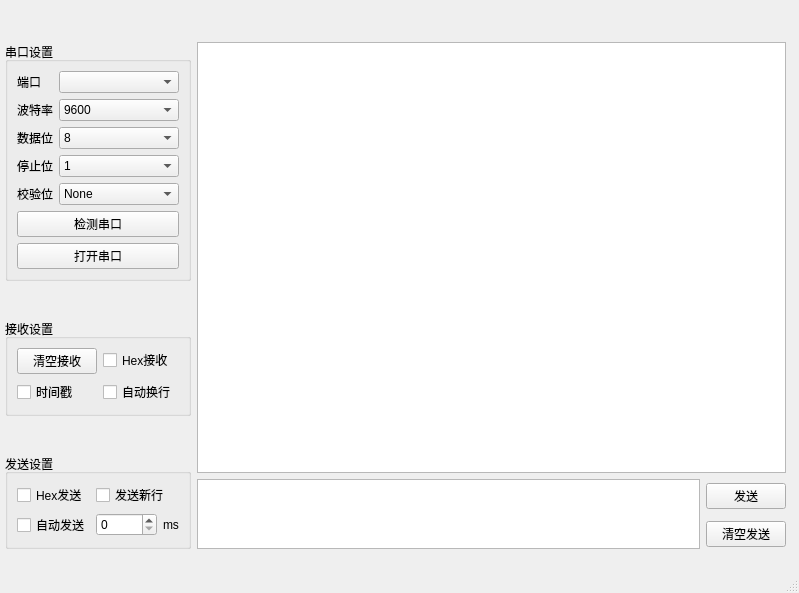
<?xml version="1.0" encoding="UTF-8"?>
<ui version="4.0">
 <class>MainWindow</class>
 <widget class="QMainWindow" name="MainWindow">
  <property name="geometry">
   <rect>
    <x>0</x>
    <y>0</y>
    <width>799</width>
    <height>593</height>
   </rect>
  </property>
  <property name="windowTitle">
   <string>串口调试助手</string>
  </property>
  <widget class="QWidget" name="centralwidget">
   <widget class="QWidget" name="">
    <property name="geometry">
     <rect>
      <x>5</x>
      <y>10</y>
      <width>781</width>
      <height>571</height>
     </rect>
    </property>
    <layout class="QGridLayout" name="gridLayout_2">
     <item row="0" column="0">
      <widget class="QGroupBox" name="groupBox">
       <property name="sizePolicy">
        <sizepolicy hsizetype="Preferred" vsizetype="Fixed">
         <horstretch>0</horstretch>
         <verstretch>0</verstretch>
        </sizepolicy>
       </property>
       <property name="title">
        <string>串口设置</string>
       </property>
       <layout class="QFormLayout" name="formLayout_3">
        <item row="0" column="0">
         <widget class="QLabel" name="label">
          <property name="text">
           <string>端口</string>
          </property>
         </widget>
        </item>
        <item row="0" column="1">
         <widget class="QComboBox" name="serialCb"/>
        </item>
        <item row="1" column="0">
         <widget class="QLabel" name="label_2">
          <property name="text">
           <string>波特率</string>
          </property>
         </widget>
        </item>
        <item row="1" column="1">
         <widget class="QComboBox" name="baundrateCb">
          <property name="currentIndex">
           <number>3</number>
          </property>
          <item>
           <property name="text">
            <string>1200</string>
           </property>
          </item>
          <item>
           <property name="text">
            <string>2400</string>
           </property>
          </item>
          <item>
           <property name="text">
            <string>4800</string>
           </property>
          </item>
          <item>
           <property name="text">
            <string>9600</string>
           </property>
          </item>
          <item>
           <property name="text">
            <string>19200</string>
           </property>
          </item>
          <item>
           <property name="text">
            <string>38400</string>
           </property>
          </item>
          <item>
           <property name="text">
            <string>57600</string>
           </property>
          </item>
          <item>
           <property name="text">
            <string>115200</string>
           </property>
          </item>
         </widget>
        </item>
        <item row="2" column="0">
         <widget class="QLabel" name="label_3">
          <property name="text">
           <string>数据位</string>
          </property>
         </widget>
        </item>
        <item row="2" column="1">
         <widget class="QComboBox" name="databitCb">
          <property name="currentIndex">
           <number>3</number>
          </property>
          <item>
           <property name="text">
            <string>5</string>
           </property>
          </item>
          <item>
           <property name="text">
            <string>6</string>
           </property>
          </item>
          <item>
           <property name="text">
            <string>7</string>
           </property>
          </item>
          <item>
           <property name="text">
            <string>8</string>
           </property>
          </item>
         </widget>
        </item>
        <item row="3" column="0">
         <widget class="QLabel" name="label_4">
          <property name="text">
           <string>停止位</string>
          </property>
         </widget>
        </item>
        <item row="3" column="1">
         <widget class="QComboBox" name="stopbitCb">
          <item>
           <property name="text">
            <string>1</string>
           </property>
          </item>
          <item>
           <property name="text">
            <string>1.5</string>
           </property>
          </item>
          <item>
           <property name="text">
            <string>2</string>
           </property>
          </item>
         </widget>
        </item>
        <item row="4" column="0">
         <widget class="QLabel" name="label_5">
          <property name="text">
           <string>校验位</string>
          </property>
         </widget>
        </item>
        <item row="4" column="1">
         <widget class="QComboBox" name="checkbitCb">
          <item>
           <property name="text">
            <string>None</string>
           </property>
          </item>
          <item>
           <property name="text">
            <string>奇校验</string>
           </property>
          </item>
          <item>
           <property name="text">
            <string>偶校验</string>
           </property>
          </item>
         </widget>
        </item>
        <item row="5" column="0" colspan="2">
         <widget class="QPushButton" name="btnSerialCheck">
          <property name="text">
           <string>检测串口</string>
          </property>
         </widget>
        </item>
        <item row="6" column="0" colspan="2">
         <widget class="QPushButton" name="openBt">
          <property name="text">
           <string>打开串口</string>
          </property>
         </widget>
        </item>
       </layout>
      </widget>
     </item>
     <item row="0" column="1" rowspan="3">
      <layout class="QGridLayout" name="gridLayout">
       <item row="0" column="0" colspan="2">
        <widget class="QPlainTextEdit" name="recvEdit">
         <property name="readOnly">
          <bool>true</bool>
         </property>
        </widget>
       </item>
       <item row="1" column="0" rowspan="2">
        <widget class="QTextEdit" name="sendEdit"/>
       </item>
       <item row="1" column="1">
        <widget class="QPushButton" name="sendBt">
         <property name="text">
          <string>发送</string>
         </property>
        </widget>
       </item>
       <item row="2" column="1">
        <widget class="QPushButton" name="btnClearSend">
         <property name="text">
          <string>清空发送</string>
         </property>
        </widget>
       </item>
      </layout>
     </item>
     <item row="1" column="0">
      <widget class="QGroupBox" name="groupBox_2">
       <property name="sizePolicy">
        <sizepolicy hsizetype="Preferred" vsizetype="Fixed">
         <horstretch>0</horstretch>
         <verstretch>0</verstretch>
        </sizepolicy>
       </property>
       <property name="title">
        <string>接收设置</string>
       </property>
       <layout class="QFormLayout" name="formLayout">
        <item row="0" column="0">
         <widget class="QPushButton" name="clearBt">
          <property name="text">
           <string>清空接收</string>
          </property>
         </widget>
        </item>
        <item row="0" column="1">
         <widget class="QCheckBox" name="chk_rev_hex">
          <property name="text">
           <string>Hex接收</string>
          </property>
         </widget>
        </item>
        <item row="1" column="0">
         <widget class="QCheckBox" name="chk_rev_time">
          <property name="text">
           <string>时间戳</string>
          </property>
         </widget>
        </item>
        <item row="1" column="1">
         <widget class="QCheckBox" name="chk_rev_line">
          <property name="text">
           <string>自动换行</string>
          </property>
         </widget>
        </item>
       </layout>
      </widget>
     </item>
     <item row="2" column="0">
      <widget class="QGroupBox" name="groupBox_3">
       <property name="sizePolicy">
        <sizepolicy hsizetype="Preferred" vsizetype="Fixed">
         <horstretch>0</horstretch>
         <verstretch>0</verstretch>
        </sizepolicy>
       </property>
       <property name="title">
        <string>发送设置</string>
       </property>
       <layout class="QFormLayout" name="formLayout_2">
        <item row="0" column="0">
         <widget class="QCheckBox" name="chk_send_hex">
          <property name="text">
           <string>Hex发送</string>
          </property>
         </widget>
        </item>
        <item row="0" column="1">
         <widget class="QCheckBox" name="chk_send_line">
          <property name="text">
           <string>发送新行</string>
          </property>
         </widget>
        </item>
        <item row="1" column="0">
         <widget class="QCheckBox" name="chkTimSend">
          <property name="text">
           <string>自动发送</string>
          </property>
         </widget>
        </item>
        <item row="1" column="1">
         <layout class="QHBoxLayout" name="horizontalLayout">
          <item>
           <widget class="QSpinBox" name="txtSendMs">
            <property name="maximum">
             <number>10000</number>
            </property>
           </widget>
          </item>
          <item>
           <widget class="QLabel" name="label_6">
            <property name="text">
             <string>ms</string>
            </property>
           </widget>
          </item>
         </layout>
        </item>
       </layout>
      </widget>
     </item>
    </layout>
   </widget>
  </widget>
  <widget class="QStatusBar" name="statusbar"/>
 </widget>
 <resources/>
 <connections/>
</ui>
